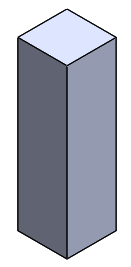
#> input picture PI_code/Functional/cameraCalibAndShapeDetection/templates/CubeSat/Cubesat3U Iso View Far.png, 131 x 267 px
$ python templateMatchTest.py
#> lines starting #> are read from the running program, lines starting #| are printed output that depends on the picture
import cv2
import numpy as np
import glob
import time

# =============================================================================
# Load Calibration Data
# =============================================================================
# Load the previously computed camera matrix and distortion coefficients.
# These are used to undistort raw video frames to correct for lens distortion.
camera_matrix = np.load("camera_matrix.npy")
#> (reads PI_code/Functional/cameraCalibAndShapeDetection/camera_matrix.npy from the repository)
distortion_coeffs = np.load("distortion_coeffs.npy")
#> (reads PI_code/Functional/cameraCalibAndShapeDetection/distortion_coeffs.npy from the repository)

# =============================================================================
# Template Loading with Glob
# =============================================================================
# Define directories (using glob patterns) for each debris category. We assume
# that you have multiple template images for each category stored in separate folders.
template_dirs = {
    "CubeSat": "templates/CubeSat/*.png",
    "Minotaur": "templates/Minotaur/*.png",
    "Starlink": "templates/Starlink/*.png"
}

# Create a dictionary to store the loaded templates (as grayscale images) for each category.
templates = {}
for category, pattern in template_dirs.items():
    # Get all file paths matching the pattern.
    paths = glob.glob(pattern)
    loaded = []  # Temporary list to store images for this category.
    for path in paths:
        # Load each template image in grayscale.
        img = cv2.imread(path, cv2.IMREAD_GRAYSCALE)
#> img: shape (267, 131); min 0, max 255, mean 177.3
        if img is not None:
            loaded.append(img)
        else:
            print(f"Warning: Could not load template image {path}")
    templates[category] = loaded
    print(f"Loaded {len(loaded)} templates for {category}")

# Set a matching threshold.
# This value determines how good a match must be to trigger detection.
match_threshold = 0.7

# Define a list of scale factors and rotation angles to search over.
scales = [0.8, 0.9, 1.0, 1.1, 1.2]         # To handle variations in object size
angles = [-15, -10, -5, 0, 5, 10, 15]         # To account for rotations (in degrees)

# =============================================================================
# Open Live Video Feed
# =============================================================================
# Open the default camera (index 0). Adjust the index if necessary.
cap = cv2.VideoCapture(0)
if not cap.isOpened():
    print("Error: Could not open camera.")
    exit()

# =============================================================================
# Main Loop: Process each frame from the video feed
# =============================================================================
while True:
    ret, frame = cap.read()
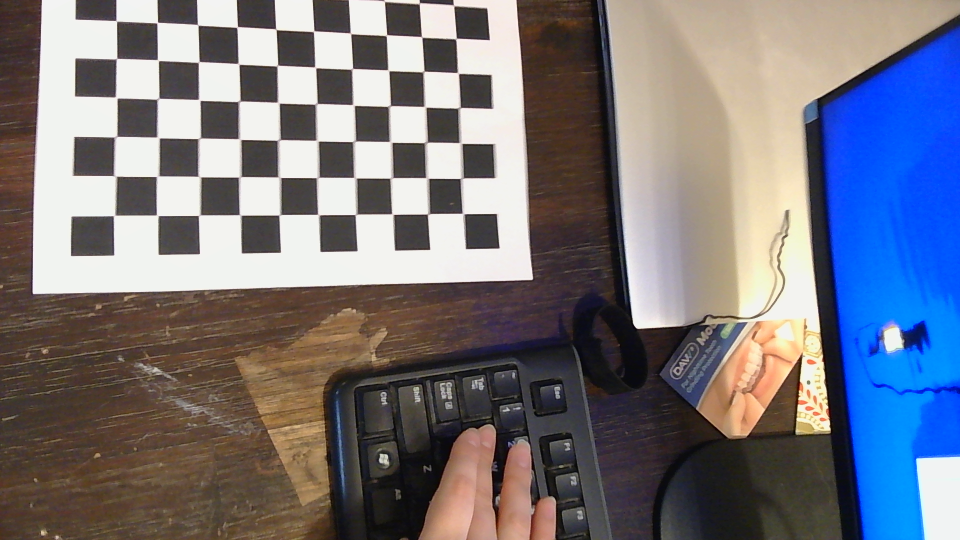
#> input picture PI_code/Functional/cameraCalibAndShapeDetection/1.png, 1920 x 1080 px, given in place of the camera (shown at 1/2 size)
#> frame is the input picture: shape (1080, 1920, 3); mean B, G, R 125.7, 117.1, 117.6
    if not ret:
        print("Error: Failed to capture frame.")
        break

    # -------------------------------------------------------------------------
    # Undistort the captured frame using the calibration data.
    # This step removes the lens distortion so that our detections
    # are geometrically accurate.
    # -------------------------------------------------------------------------
    undistorted = cv2.undistort(frame, camera_matrix, distortion_coeffs)

    # Convert the undistorted frame to grayscale because template matching
    # is performed on single-channel images.
    gray_frame = cv2.cvtColor(undistorted, cv2.COLOR_BGR2GRAY)
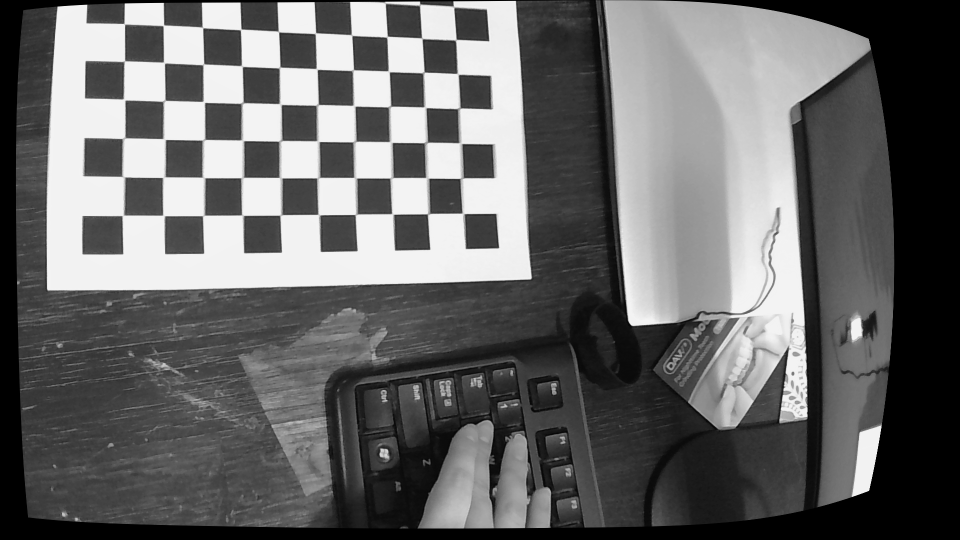
#> gray_frame: shape (1080, 1920) (shown at 1/2 size); min 0, max 243, mean 103.7

    # Optionally normalize the grayscale frame via histogram equalization
    # to improve robustness against varying lighting conditions.
    gray_frame = cv2.equalizeHist(gray_frame)
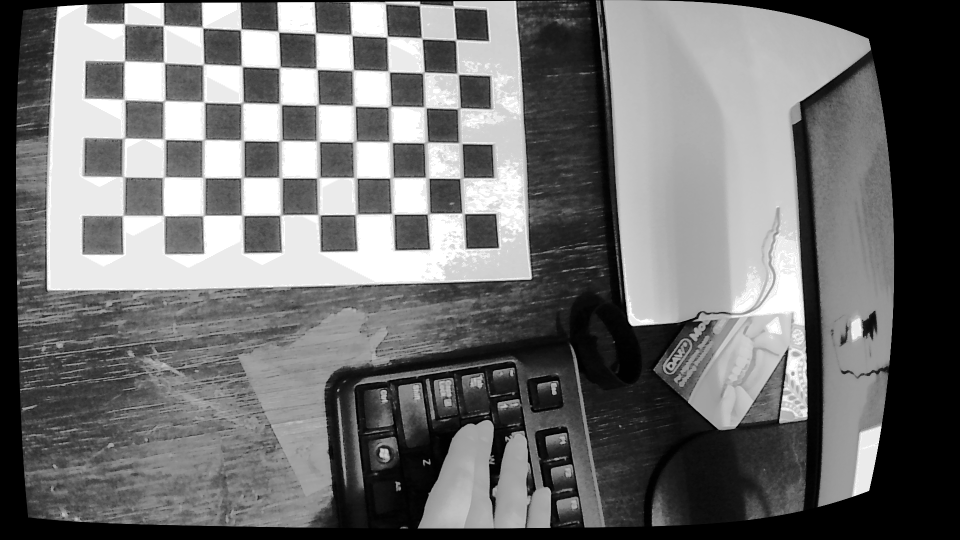
#> gray_frame: shape (1080, 1920) (shown at 1/2 size); min 0, max 255, mean 112.6

    # Loop over each category and its list of templates.
    for category, template_list in templates.items():
        for tmpl in template_list:
            # Optionally equalize the template image for consistency.
            tmpl_eq = cv2.equalizeHist(tmpl)

            # Loop over various scale factors.
            for scale in scales:
                # Resize the template image according to the current scale.
                tmpl_scaled = cv2.resize(tmpl_eq, None, fx=scale, fy=scale)

                # Loop over the rotation angles.
                for angle in angles:
                    # If the current angle is not zero, rotate the template.
                    if angle != 0:
                        (h, w) = tmpl_scaled.shape
                        # Calculate the center of the template for rotation.
                        center = (w // 2, h // 2)
                        # Create the rotation matrix.
                        rot_matrix = cv2.getRotationMatrix2D(center, angle, 1.0)
                        # Rotate the template.
                        tmpl_mod = cv2.warpAffine(tmpl_scaled, rot_matrix, (w, h))
                    else:
                        tmpl_mod = tmpl_scaled

                    # Get dimensions of the modified template.
                    tmpl_h, tmpl_w = tmpl_mod.shape

                    # Perform template matching using normalized cross-correlation.
                    result = cv2.matchTemplate(gray_frame, tmpl_mod, cv2.TM_CCOEFF_NORMED)
                    # Get the minimum and maximum matching scores and their locations.
                    min_val, max_val, min_loc, max_loc = cv2.minMaxLoc(result)

                    # If the maximum score exceeds the defined threshold, consider it a detection.
                    if max_val >= match_threshold:
                        # Draw a rectangle around the detection on the undistorted frame.
                        cv2.rectangle(undistorted, max_loc, (max_loc[0] + tmpl_w, max_loc[1] + tmpl_h), (0, 0, 255), 2)
                        # Put a label (the debris category) above the rectangle.
                        cv2.putText(undistorted, category, (max_loc[0], max_loc[1] - 10),
                                    cv2.FONT_HERSHEY_SIMPLEX, 0.7, (0, 255, 0), 2)
                        # Print debug information regarding detection.
                        print(f"Detection: {category} | Score: {max_val:.2f} | Scale: {scale} | Angle: {angle}")
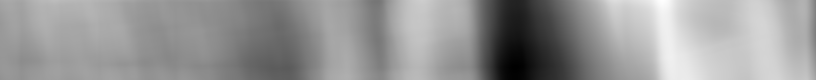
#> result: shape (159, 1632) float32 (shown at 1/2 size); min -0.408, max 0.429, mean 0.0864; drawn with min black and max white
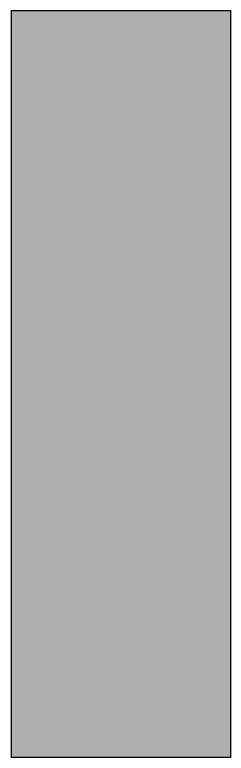
#> tmpl: shape (768, 241); min 0, max 255, mean 182.1
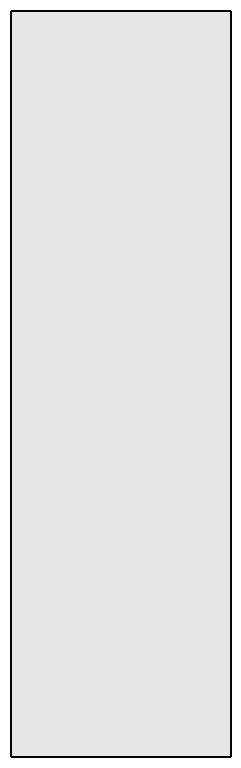
#> tmpl_eq: shape (768, 241); min 0, max 255, mean 227
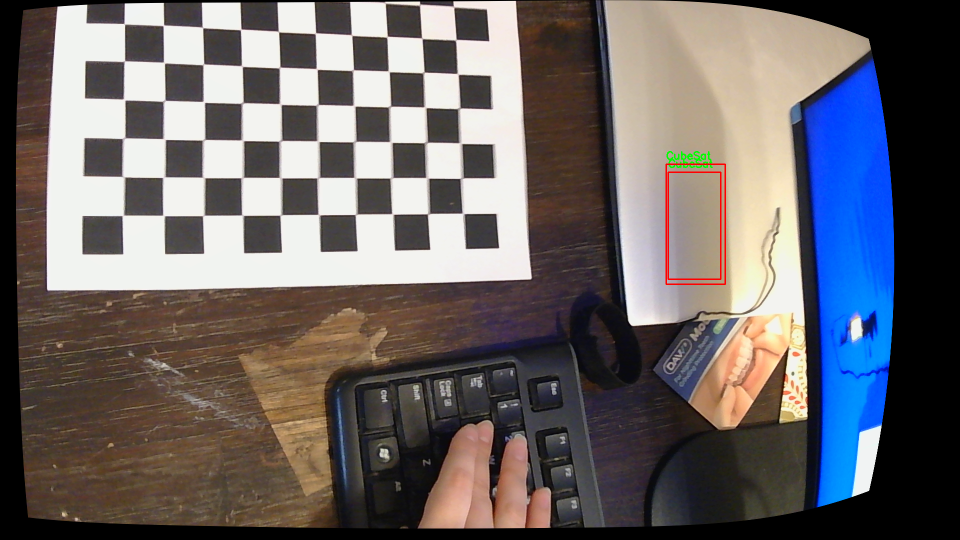
#> undistorted: shape (1080, 1920, 3) (shown at 1/2 size); mean B, G, R 103.8, 102, 106.6

    # -------------------------------------------------------------------------
    # Display: Show the processed frame with all detection results.
    # -------------------------------------------------------------------------
    cv2.imshow("Debris Detection", undistorted)

    # Exit the loop if the user presses the 'q' key.
    if cv2.waitKey(1) & 0xFF == ord('q'):
#> (key q is pressed here)
        break

# =============================================================================
# Cleanup
# =============================================================================
# Release the video capture device and close any OpenCV windows.
cap.release()
cv2.destroyAllWindows()
